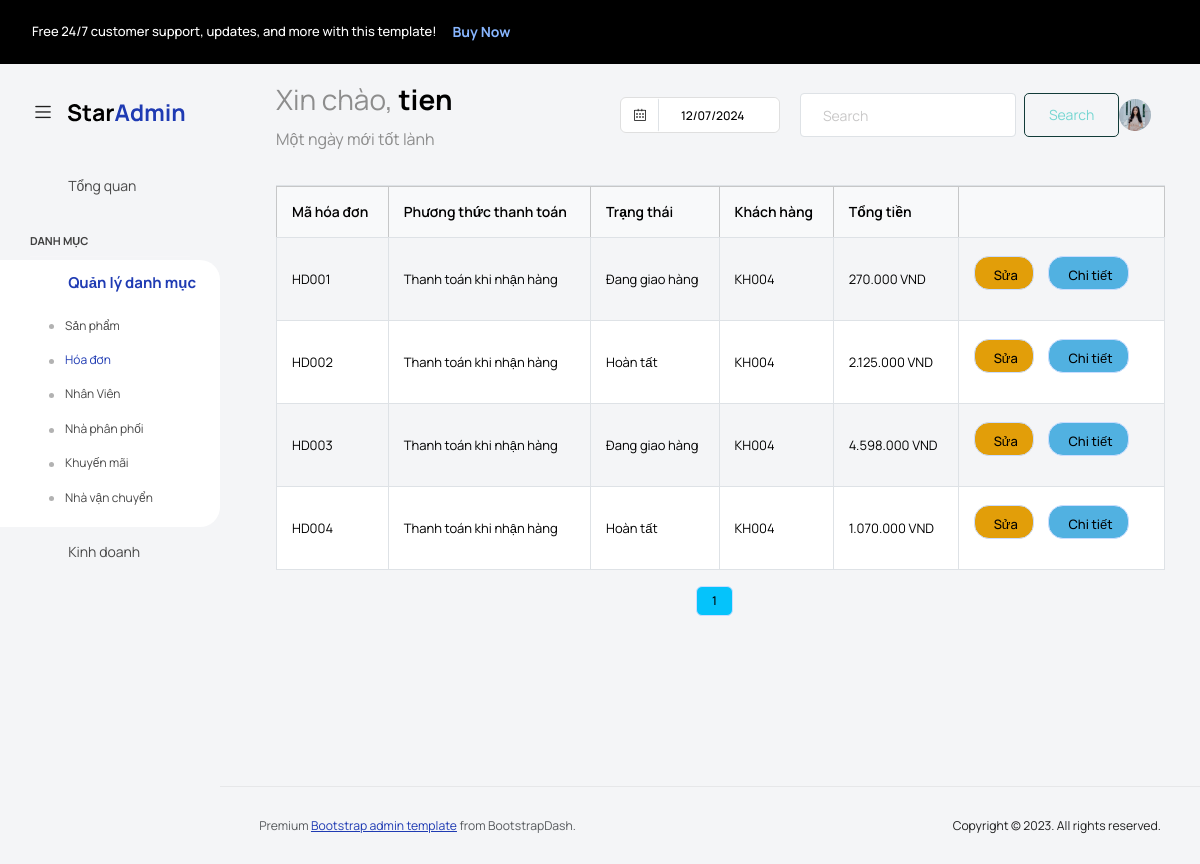
Page /hoadon-ad.php (signed in) on the committed database.
### tables this page shows
CREATE TABLE `hoadon` (
  `HD_MA` varchar(5) NOT NULL,
  `DVC_MA` varchar(10) DEFAULT NULL,
  `PTTT_MA` varchar(5) NOT NULL,
  `KM_MA` varchar(5) DEFAULT NULL,
  `TT_MA` varchar(5) NOT NULL,
  `KH_MA` varchar(5) NOT NULL,
  `HD_NGAYLAP` date NOT NULL,
  `HD_TONGTIEN` int(11) NOT NULL
);

CREATE TABLE `ptthanhtoan` (
  `PTTT_MA` varchar(5) NOT NULL,
  `PTTT_TEN` varchar(50) NOT NULL
);

CREATE TABLE `trangthai` (
  `TT_MA` varchar(5) NOT NULL,
  `TT_TEN` varchar(50) NOT NULL
);

CREATE TABLE `khachhang` (
  `KH_MA` varchar(5) NOT NULL,
  `KH_TDN` varchar(25) NOT NULL,
  `KH_MK` varchar(100) NOT NULL,
  `KH_TEN` varchar(50) NOT NULL,
  `KH_DIACHI` varchar(150) NOT NULL,
  `KH_SDT` varchar(11) NOT NULL,
  `KH_EMAIL` varchar(70) DEFAULT NULL,
  `KH_Avatar` varchar(100) DEFAULT NULL
);

### hoadon-ad.php (the view, shortened to what this page needs)
<?php
include 'db.php';
?>
<!DOCTYPE html>
<html lang="en">
<head>
  <link rel="stylesheet" href="assets/vendors/feather/feather.css">
  <link rel="stylesheet" href="assets/vendors/mdi/css/materialdesignicons.min.css">
  <link rel="stylesheet" href="assets/vendors/ti-icons/css/themify-icons.css">
  <link rel="stylesheet" href="assets/vendors/font-awesome/css/font-awesome.min.css">
  <link rel="stylesheet" href="assets/vendors/typicons/typicons.css">
  <link rel="stylesheet" href="assets/vendors/simple-line-icons/css/simple-line-icons.css">
  <link rel="stylesheet" href="assets/vendors/css/vendor.bundle.base.css">
  <link rel="stylesheet" href="assets/vendors/bootstrap-datepicker/bootstrap-datepicker.min.css">
  <link rel="stylesheet" href="assets/vendors/datatables.net-bs4/dataTables.bootstrap4.css">
  <link rel="stylesheet" type="text/css" href="assets/js/select.dataTables.min.css">
  <link rel="stylesheet" href="assets/css/style.css">
</head>
<body class="with-welcome-text">
  <div class="container-scroller">
    <div class="row p-0 m-0 proBanner" id="proBanner">
      <div class="col-md-12 p-0 m-0">
        <div class="card-body card-body-padding px-3 d-flex align-items-center justify-content-between">
          <div class="ps-lg-3">
            <div class="d-flex align-items-center justify-content-between">
              <p class="mb-0 fw-medium me-3 buy-now-text">Free 24/7 customer support, updates, and more with this
                template!</p>
              <a href="https://www.bootstrapdash.com/product/star-admin-pro/" target="_blank"
                class="btn me-2 buy-now-btn border-0">Buy Now</a>
            </div>
          </div>
          <div class="d-flex align-items-center justify-content-between">
            <a href="https://www.bootstrapdash.com/product/star-admin-pro/"><i class="ti-home me-3 text-white"></i></a>
            <button id="bannerClose" class="btn border-0 p-0">
              <i class="ti-close text-white"></i>
            </button>
          </div>
        </div>
      </div>
    </div>
    <nav class="navbar default-layout col-lg-12 col-12 p-0 fixed-top d-flex align-items-top flex-row">
      <div class="text-center navbar-brand-wrapper d-flex align-items-center justify-content-start">
        <div class="me-3">
          <button class="navbar-toggler navbar-toggler align-self-center" type="button" data-bs-toggle="minimize">
            <span class="icon-menu"></span>
          </button>
        </div>
        <div>
          <a class="navbar-brand brand-logo" href="admin.php">
            <img src="assets/images/logo.svg" alt="logo" />
          </a>
        </div>
      </div>
      <div class="navbar-menu-wrapper d-flex align-items-top">
        <ul class="navbar-nav">
          <li class="nav-item fw-semibold d-none d-lg-block ms-0">
            <h1 class="welcome-text">Xin chào, <span
                class="text-black fw-bold"><?php echo $_SESSION['username'] ?></span></h1>
            <h3 class="welcome-sub-text">Một ngày mới tốt lành </h3>
          </li>
        </ul>
        <ul class="navbar-nav ms-auto">
          <li class="nav-item d-none d-lg-block">
            <div id="datepicker-popup" class="input-group date datepicker navbar-date-picker">
              <span class="input-group-addon input-group-prepend border-right">
                <span class="icon-calendar input-group-text calendar-icon"></span>
              </span>
              <input type="text" class="form-control">
            </div>
          </li>
          <li class="nav-item">
          <form class="d-flex" role="search" action="search-ad.php" method="get">
                <input class="form-control me-2" type="search" placeholder="Search" aria-label="Search" name="query">
                <button class="btn btn-outline-success" type="submit">Search</button>
            </form>
          </li>
          <div class="dropdown">
            <?php if (isset($_SESSION['username'])): ?>
              <a href="#" class="d-block link-body-emphasis text-decoration-none dropdown-toggle"
                data-bs-toggle="dropdown" aria-expanded="false">
                <img src="<?php echo $_SESSION['avatar']; ?>" alt="Avatar" width="32" height="32"
                  class="rounded-circle" />
              </a>
            <?php endif; ?>
          </div>
        </ul>
      </div>
    </nav>
    <div class="container-fluid page-body-wrapper">
      <nav class="sidebar sidebar-offcanvas" id="sidebar">
        <ul class="nav">
          <li class="nav-item">
            <a class="nav-link" href="admin.php">
              <i class="mdi mdi-grid-large menu-icon"></i>
              <span class="menu-title">Tổng quan</span>
            </a>
          </li>
          <li class="nav-item nav-category">Danh mục</li>
          <li class="nav-item">
            <a class="nav-link" data-bs-toggle="collapse" href="#ui-basic" aria-expanded="false"
              aria-controls="ui-basic">
              <i class="menu-icon mdi mdi-floor-plan"></i>
              <span class="menu-title">Quản lý danh mục</span>
              <i class="menu-arrow"></i>
            </a>
            <div class="collapse" id="ui-basic">
              <ul class="nav flex-column sub-menu">
                <li class="nav-item"> <a class="nav-link" href="sanpham-ad.php">Sản phẩm</a></li>
                <li class="nav-item"> <a class="nav-link" href="hoadon-ad.php">Hóa đơn</a></li>
                <li class="nav-item"> <a class="nav-link" href="nhanvien-ad.php">Nhân Viên</a></li>
                <li class="nav-item"> <a class="nav-link" href="nhaphanphoi-ad.php">Nhà phân phối</a></li>
                <li class="nav-item"> <a class="nav-link" href="khuyenmai-ad.php">Khuyến mãi</a></li>
                <li class="nav-item"> <a class="nav-link" href="nhavanchuyen-ad.php">Nhà vận chuyển</a>
                </li>
              </ul>
            </div>
          </li>
          <li class="nav-item">
            <a class="nav-link" data-bs-toggle="collapse" href="#charts" aria-expanded="false" aria-controls="charts">
              <i class="menu-icon mdi mdi-chart-line"></i>
              <span class="menu-title">Kinh doanh</span>
              <i class="menu-arrow"></i>
            </a>
          </li>
        </ul>
      </nav>
      <div class="main-panel">
        <div class="content-wrapper">
          <div class="row">
            <div class="col-sm-12">
              <div class="home-tab">
                <div class="d-sm-flex align-items-center justify-content-between border-bottom">
                </div>
                <table id="example" class="table table-striped table-bordered" style="width:100%">
                  <thead class="table-light">
                    <tr>
                      <th> Mã hóa đơn </th>
                      <th>Phương thức thanh toán</th>
                      <th>Trạng thái </th>
                      <th>Khách hàng</th>
                      <th>Tổng tiền </th>
                      <th></th>
                    </tr>
                  </thead>
                  <tbody>
                    <?php
                    $records_per_page = 5;
                    $page = isset($_GET['page']) ? $_GET['page'] : 1;
                    $start_from = ($page - 1) * $records_per_page;
                    $sql = "SELECT COUNT(*) AS total_records FROM HoaDon";
                    $result = $conn->query($sql);
                    $row = $result->fetch_assoc();
                    $total_records = $row['total_records'];
                    $sql = "  SELECT
                                      *
                                    FROM
                                        HOADON hd
                                    JOIN
                                        PTTHANHTOAN pttt ON hd.PTTT_MA = pttt.PTTT_MA
                                    JOIN
                                        TRANGTHAI tt ON hd.TT_MA = tt.TT_MA
                                    JOIN
                                        KHACHHANG kh ON hd.KH_MA = kh.KH_MA  LIMIT $start_from, $records_per_page";
                    $result = $conn->query($sql);
                    if ($result->num_rows > 0) {
                      while ($row = $result->fetch_assoc()) {
                        echo "<tr>";
                        echo "<td>" . htmlspecialchars($row["HD_MA"]) . "</td>";
                        echo "<td>" . htmlspecialchars($row["PTTT_TEN"]) . "</td>";
                        echo "<td>" . htmlspecialchars($row["TT_TEN"]) . "</td>";
                        echo "<td class='text-wrap'>" . htmlspecialchars($row["KH_MA"]) . "</td>";
                        echo "<td>" . number_format($row["HD_TONGTIEN"], 0, ',', '.') . " VND</td>";
                        echo "<td>";
                        echo "<a href='edit_hoadon.php?id=" . urlencode($row["HD_MA"]) . "' class='btn btn-warning btn-sm'><i class='bi bi-pencil-square'></i> Sửa</a> ";
                        echo "<a href='chitiet_hoadon.php?id=" . urlencode($row["HD_MA"]) . "' class='btn btn-info btn-sm'><i class='bi bi-eye'></i> Chi tiết</a>";
                        echo "</td>";
                        echo "</tr>";
                      }
                    } else {
                      echo "<tr><td colspan='8' class='text-center'>Không có sản phẩm nào.</td></tr>";
                    }
                    ?>
                  </tbody>
                </table>
                <div class="d-flex justify-content-center mt-3">
                  <div class="pagination">
                    <?php
                    $total_pages = ceil($total_records / $records_per_page);
                    for ($i = 1; $i <= $total_pages; $i++) {
                      if ($i == $page) {
                        echo "<span class='btn btn-secondary'>$i</span>";
                      } else {
                        echo "<a href='?page=$i' class='btn btn-light'>$i</a>";
                      }
                    }
                    ?>
                  </div>
                </div>
              </div>
            </div>
          </div>
        </div>
        <footer class="footer">
          <div class="d-sm-flex justify-content-center justify-content-sm-between">
            <span class="text-muted text-center text-sm-left d-block d-sm-inline-block">Premium <a
                href="https://www.bootstrapdash.com/" target="_blank">Bootstrap admin template</a> from
              BootstrapDash.</span>
            <span class="float-none float-sm-end d-block mt-1 mt-sm-0 text-center">Copyright © 2023. All rights
              reserved.</span>
          </div>
        </footer>
      </div>
    </div>
  </div>
</body>
</html>

### rows in the picture
hoadon: HD_MA "HD001", PTTT_MA.PTTT_TEN "Thanh toán khi nhận hàng", TT_MA.TT_TEN "Đang giao hàng", KH_MA.KH_MA "KH004", HD_TONGTIEN "270.000"
hoadon: HD_MA "HD002", PTTT_MA.PTTT_TEN "Thanh toán khi nhận hàng", TT_MA.TT_TEN "Hoàn tất", KH_MA.KH_MA "KH004", HD_TONGTIEN "2.125.000"
hoadon: HD_MA "HD003", PTTT_MA.PTTT_TEN "Thanh toán khi nhận hàng", TT_MA.TT_TEN "Đang giao hàng", KH_MA.KH_MA "KH004", HD_TONGTIEN "4.598.000"
hoadon: HD_MA "HD004", PTTT_MA.PTTT_TEN "Thanh toán khi nhận hàng", TT_MA.TT_TEN "Hoàn tất", KH_MA.KH_MA "KH004", HD_TONGTIEN "1.070.000"

### other values in the picture
$_SESSION['username'] "tien"
